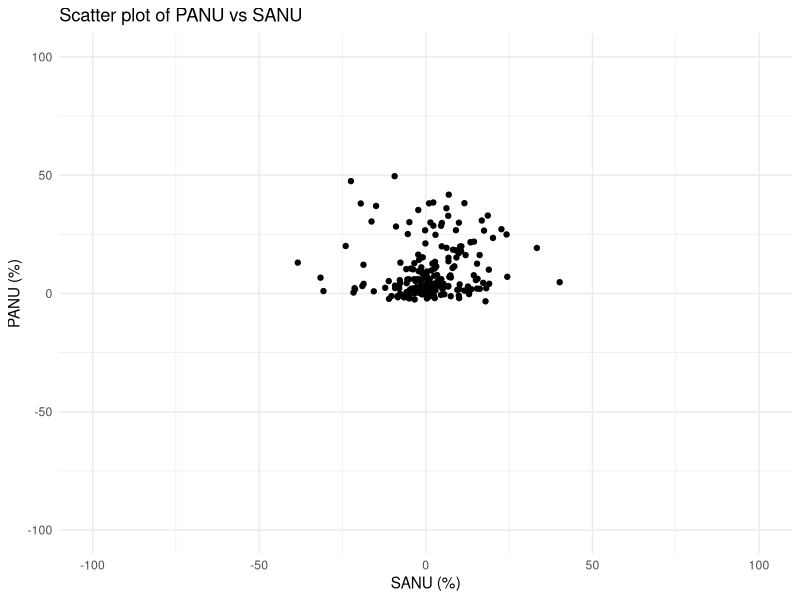
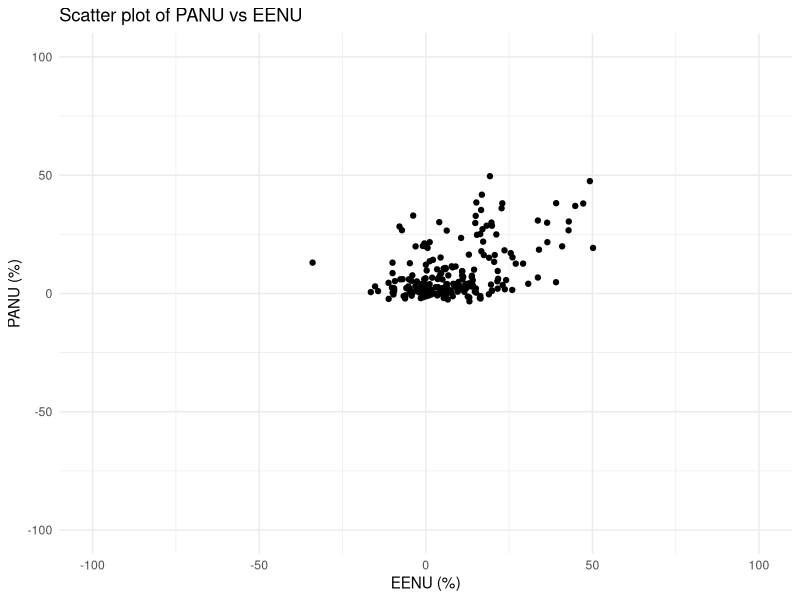
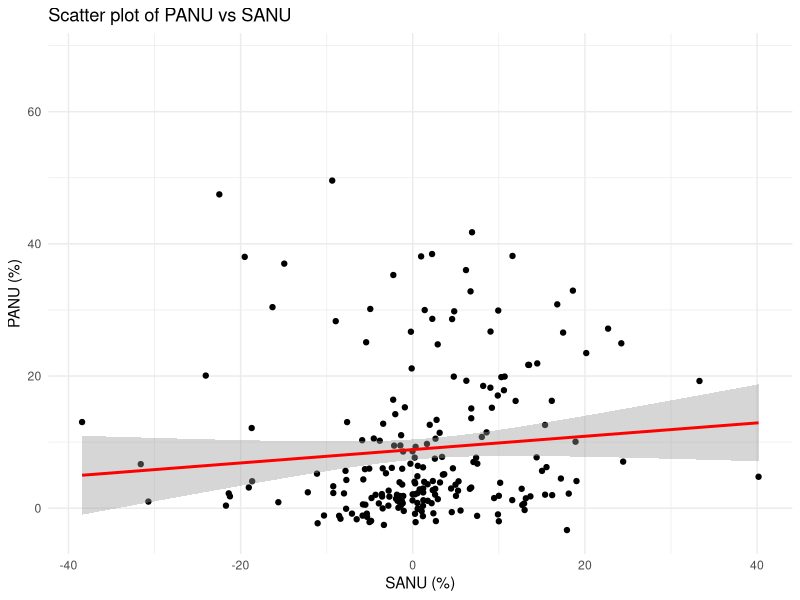
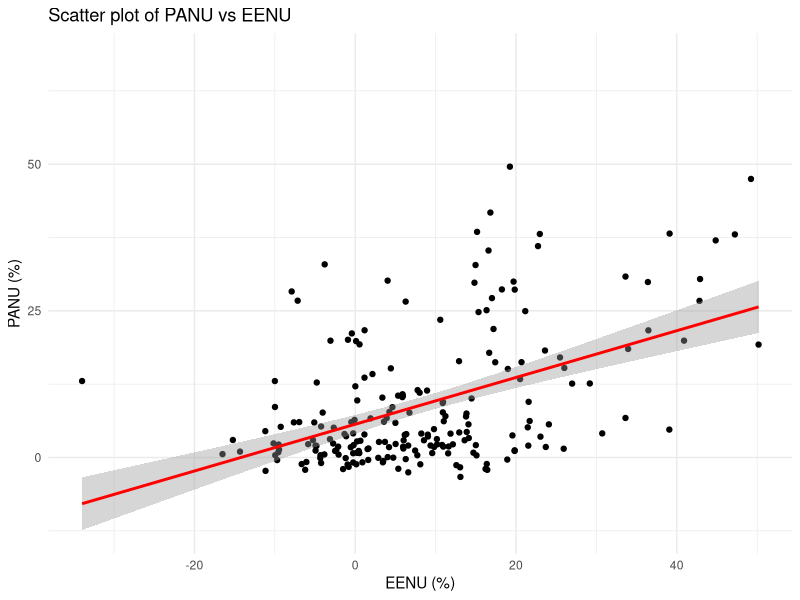
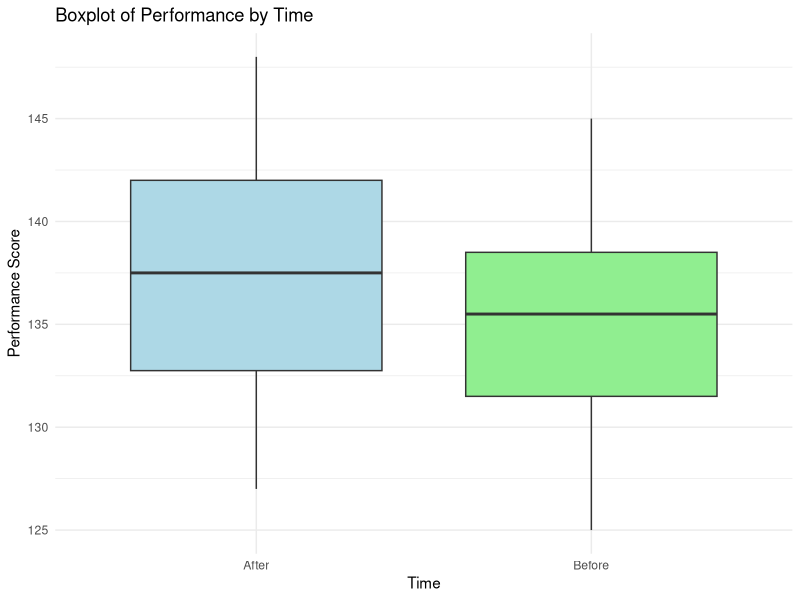
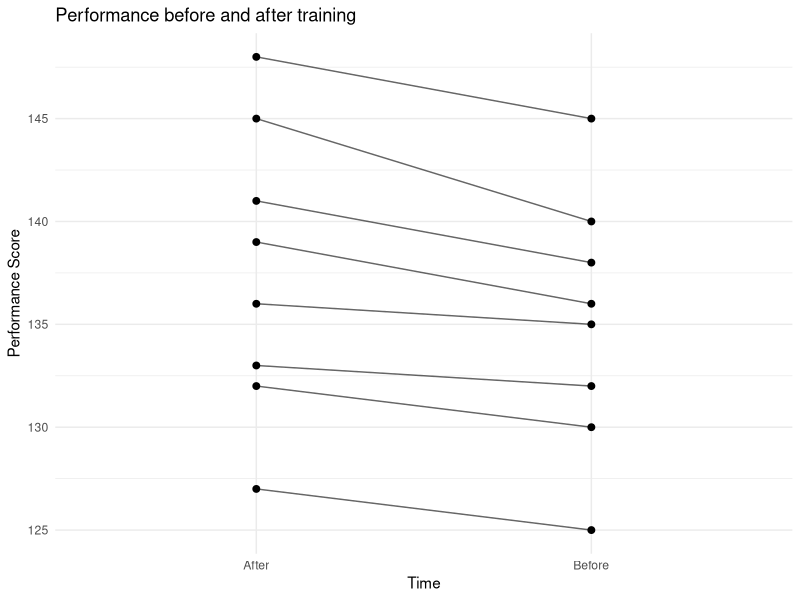

R code for these plots, in order:
## ---- chunk 1
nonuse <- read.csv("data/test_data/NonUse.csv", sep = ",", header = TRUE)
head(nonuse)
summary(nonuse)
## ---- chunk 2
cor.test(nonuse$PANU, nonuse$EENU, method = "spearman")
## ---- chunk 3
cor.test(nonuse$PANU, nonuse$SANU, method = "spearman")
## ---- chunk 4
library(ggplot2)
ggplot(nonuse, aes(x = SANU, y = PANU)) +
  geom_point() +
  xlim(-100, 100) +
  ylim(-100, 100) +
  labs(title = "Scatter plot of PANU vs SANU",
       x = "SANU (%)",
       y = "PANU (%)") +
  theme_minimal()
## ---- chunk 5
library(ggplot2)
ggplot(nonuse, aes(x = EENU, y = PANU)) +
  geom_point() +
  xlim(-100, 100) +
  ylim(-100, 100) +
  labs(title = "Scatter plot of PANU vs EENU",
       x = "EENU (%)",
       y = "PANU (%)") +
  theme_minimal()
## ---- chunk 6
library(ggplot2)
ggplot(nonuse, aes(x = SANU, y = PANU)) +
  geom_point() +
  geom_smooth(method = "lm", se = TRUE, color = "red") +
  labs(title = "Scatter plot of PANU vs SANU",
       x = "SANU (%)",
       y = "PANU (%)") +
  theme_minimal()
## ---- chunk 7
library(ggplot2)
ggplot(nonuse, aes(x = EENU, y = PANU)) +
  geom_point() +
  geom_smooth(method = "lm", se = TRUE, color = "red") +
  labs(title = "Scatter plot of PANU vs EENU",
       x = "EENU (%)",
       y = "PANU (%)") +
  theme_minimal()
## ---- chunk 8
lm_sanu <- lm(SANU ~ PANU, data = nonuse)
summary(lm_sanu)
coef(lm_sanu)
slope_sanu <- coef(lm_sanu)[2]
intercept_sanu <- coef(lm_sanu)[1]
cat("Regression equation: SANU =", slope_sanu, "* PANU +", intercept_sanu, "\n")
## ---- chunk 9
lm_eenu <- lm(EENU ~ PANU, data = nonuse)
summary(lm_eenu)
coef(lm_eenu)
slope_eenu <- coef(lm_eenu)[2]
intercept_eenu <- coef(lm_eenu)[1]
cat("Regression equation: EENU =", slope_eenu, "* PANU +", intercept_eenu, "\n")
## ---- chunk 10
prepost <- read.csv("data/test_data/PrePost.csv", sep = ",", header = TRUE)
head(prepost)
summary(prepost)
## ---- chunk 11
library(ggplot2)
ggplot(prepost, aes(x = time, y = perf)) +
  geom_boxplot(fill = c("lightblue", "lightgreen")) +
  labs(title = "Boxplot of Performance by Time",
       x = "Time",
       y = "Performance Score") +
  theme_minimal()
## ---- chunk 12
# Prepare paired data
before <- prepost$perf[prepost$time == "Before"]
after  <- prepost$perf[prepost$time == "After"]

# Check normality of differences
shapiro.test(after - before)

# Parametric paired t-test
t.test(after, before, paired = TRUE)

# Non-parametric Wilcoxon signed-rank test
wilcox.test(after, before, paired = TRUE, exact = FALSE)
## ---- chunk 13
# Add subject IDs for paired lines
prepost$subject <- rep(1:(nrow(prepost)/2), times = 2)

ggplot(prepost, aes(x = time, y = perf, group = subject)) +
  geom_line(alpha = 0.6) +
  geom_point(size = 2) +
  theme_minimal() +
  labs(title = "Performance before and after training",
       x = "Time",
       y = "Performance Score")
## ---- chunk 14
snore <- read.table("data/test_data/snore.txt", sep = "\t", header = TRUE)
head(snore)
summary(snore)
